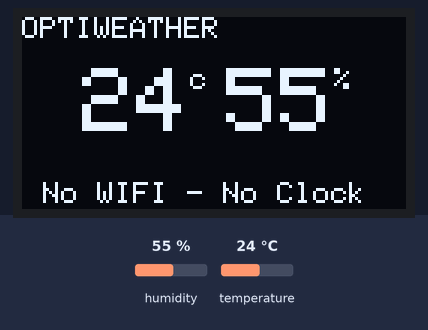
Recording of a sketch running on a simulated ESP8266 (NodeMCU). Shown: 128×64 one-colour display. The inputs (shaded band) are chosen by the test bench; at power-on: humidity 55 %, temperature 24 °C. WiFi joins after 1.5 s; servers stay silent unless stated; the display library's start-up logo is not drawn.

Above: at 2.7 s.
2.8 s: humidity set to 22 %
At 10.9 s:
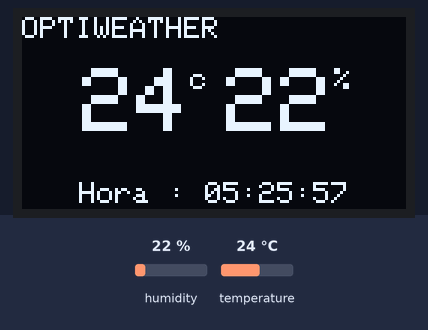
15.2 s: temperature set to 12 °C
At 18.2 s:
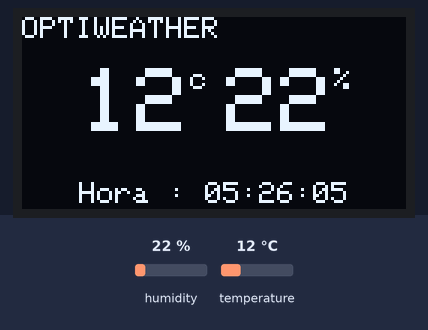
23.7 s: humidity set to 40 %
At 25.5 s:
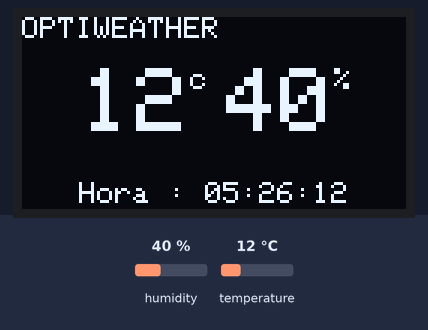
32.2 s: temperature set to 19 °C
At 32.7 s:
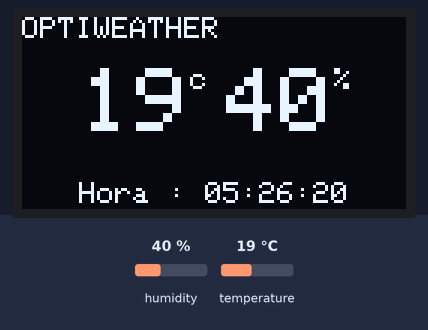
Timing chart, 0 to 35.2 s (numbered marks = the images above; inputs shaded):
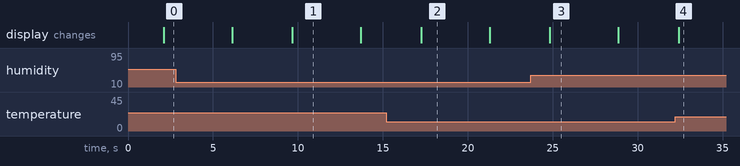

The sketch:

Oled_Optical.ino
```cpp
#include <Adafruit_SSD1306.h>
#include <Adafruit_Sensor.h>
#include <ESP8266WiFi.h>
#include <WiFiUdp.h>
#include <SPI.h>
#include <Wire.h>
#include <Adafruit_GFX.h>
#include <DHT.h>
#include <DHT_U.h>
#include <EEPROM.h>

#define DHTTYPE DHT11
#define DHTPIN 1 //GPIO1-Tx
DHT dht(DHTPIN, DHTTYPE);

#define OLED_RESET LED_BUILTIN
Adafruit_SSD1306 display(OLED_RESET);

#define NUMFLAKES 10
#define XPOS 0
#define YPOS 1
#define DELTAY 2

#define LOGO16_GLCD_HEIGHT 16
#define LOGO16_GLCD_WIDTH  16

int h = 0;
int t = 0;
int f = 0;
byte hum = 0;
byte tempe = 0;

byte letra = 0;
byte valorByte = 0;

bool toggle = false;
bool medidor = false;

char ssid[] = "EMR";  //  your network SSID (name)
char pass[] = "12345678";       // your network password

unsigned int localPort = 2390;      // local port to listen for UDP packets

IPAddress timeServerIP; // time.nist.gov NTP server address

const char* ntpServerName = "time.nist.gov"; //time.nist.gov

const int NTP_PACKET_SIZE = 48; // NTP time stamp is in the first 48 bytes of the message

byte packetBuffer[ NTP_PACKET_SIZE]; //buffer to hold incoming and outgoing packets

// A UDP instance to let us send and receive packets over UDP
WiFiUDP udp;

long horaActual = 0;
long minutoActual = 0;
long segundoActual = 0;

String strHora = "";
String strHoraActual = "";

int cuenta =0;

byte lecturaTemp[127]={0};
byte lecturaHum[127]={0};

int tempOhum = 0;

const int ancho = 1 ;

int k = 0;


#if (SSD1306_LCDHEIGHT != 64)
#error("Height incorrect, please fix Adafruit_SSD1306.h!");
#endif


void barChartTemp(){
      display.clearDisplay();
      display.setCursor(0,0);
      display.setTextSize(1);
      display.print("Grafico-temperatura");
      for (int j=0 ; j<128 ; j++)
        {  int X0 = 127-(ancho * j) ;
           int X1 = ancho ;
           byte H = (lecturaTemp[127-j]*50)/50;
           display.fillRect( X0,64-H ,X1 , 64, 1 );//49
        }
      display.drawLine(0, 63, 127, 63, 1);
      display.display();
      delay(1*3*1000); /////////////////////// m, s, ms

   }

void barChartHum(){
      display.clearDisplay();
      display.setCursor(0,0);
      display.setTextSize(1);
      display.print("Grafico-humedad");
      for (int j=0 ; j<128 ; j++)
        {  int X0 = 127-(ancho * j) ;
           int X1 = ancho ;
           byte H = (lecturaHum[127-j]*40)/100;
           display.fillRect( X0,64-H,X1 , 64, 1 );
        }
      display.drawLine(0, 63, 127, 63, 1);
      display.display();
      delay(1*3*1000); /////////////////////// m, s, ms

   }
/////////////////////  TEMPERATURA HUMEDAD    /////////////////////

void temperaturaHumedadNoHora(){
      display.setTextSize(1);
      display.setCursor(0,0);
      display.println("OPTIWEATHER");
      // Reading temperature or humidity takes about 250 milliseconds!
      // Sensor readings may also be up to 2 seconds 'old' (its a very slow sensor)
      dht.begin();
      delay(2000);
      float h = dht.readHumidity();
      float t = dht.readTemperature();
      if (isnan(t)){t=100;}
      if (isnan(h)){h=100;}
      desplazaYgraba(t,h);

      display.setTextSize(3);
      display.setCursor(20,17);

      display.print(lecturaTemp[127]);
      display.setTextSize(1);
      display.print("c");
      display.print(" ");
      display.setTextSize(3);
      display.print(lecturaHum[127]);
      display.setTextSize(1);
      display.println("%");
      display.setCursor(7,55);
      display.setTextSize(1);
      display.print(strHoraActual);
      display.display();
      delay(1*4*1000); /////////////////////// m, s, ms

}

void desplazaYgraba (int valort,int valorh){
  for (k= 0; k<127; k++){
    lecturaTemp[k] = lecturaTemp[k+1];
    lecturaHum[k] = lecturaHum[k+1];
  }
  lecturaTemp[k] = valort;
  lecturaHum[k] = valorh;
}

void testopticalnetwork() {
      display.setTextSize(2);
      display.setTextColor(WHITE);
      display.setCursor(22,16);
      display.clearDisplay();
      display.println("OPTICAL");
      display.setCursor(19,28);
      display.println("networks");
      display.display();
      delay(500);
      display.clearDisplay();
}

void testMonitoreo() {
      display.setTextSize(2);
      display.setTextColor(WHITE);
      display.setCursor(10,0);
      display.clearDisplay();
      display.println("SSD:");
      display.setCursor(10,24);
      display.println("IP:");
      display.setCursor(10,44);
      display.println("ID:");
      display.display();
      delay(1000);
      display.clearDisplay();
}

/////////////////////  OPTICAL SCROLL    /////////////////////

void testscrollopticalnetwork(void) {
  display.setTextSize(2 );
  display.setTextColor(WHITE);
  //
  display.setCursor(10,16);
  display.clearDisplay();
  display.println("OPTICAL");
  display.setCursor(3,28);
  display.println("networks");
  display.display();
  //
  /*display.setCursor(10,0);
  display.clearDisplay();
  display.println("OPTICAL");
  display.println(" network");
  display.display();*/
  delay(1000);

  display.startscrollright(0x00, 0x0F);
  delay(2000);
  display.stopscroll();
  delay(1000);
  display.startscrollleft(0x00, 0x0F);
  delay(2000);
  display.stopscroll();
  delay(1000);
  display.startscrolldiagright(0x00, 0x07);
  delay(2000);
  display.startscrolldiagleft(0x00, 0x07);
  delay(2000);
  display.startscrolldiagright(0x00, 0x07);
  delay(2000);
  display.startscrolldiagleft(0x00, 0x07);
  delay(2000);
  display.startscrolldiagright(0x00, 0x07);
  delay(2000);
  display.startscrolldiagleft(0x00, 0x06);
  delay(2000);
  display.stopscroll();
}

/////////////////////  OBTENER HORA    /////////////////////

String hora(){
  strHora = "";
  //get a random server from the pool
  udp.begin(localPort);
  WiFi.hostByName(ntpServerName, timeServerIP);

  sendNTPpacket(timeServerIP); // send an NTP packet to a time server
  // wait to see if a reply is available
  delay(1000);

  int cb = udp.parsePacket();

  if (!cb) {
    return "-no packet yet-";
  }
  else {
    // We've received a packet, read the data from it
    udp.read(packetBuffer, NTP_PACKET_SIZE); // read the packet into the buffer
    //the timestamp starts at byte 40 of the received packet and is four bytes,
    // or two words, long. First, esxtract the two words:
    unsigned long highWord = word(packetBuffer[40], packetBuffer[41]);
    unsigned long lowWord = word(packetBuffer[42], packetBuffer[43]);
    // combine the four bytes (two words) into a long integer
    // this is NTP time (seconds since Jan 1 1900):
    unsigned long secsSince1900 = (highWord + 5) << 16 | lowWord;
    // now convert NTP time into everyday time:
    // Unix time starts on Jan 1 1970. In seconds, that's 2208988800:
    const unsigned long seventyYears = 2208988800UL;
    // subtract seventy years:
    unsigned long epoch = secsSince1900 - seventyYears;
    // print Unix time:
    // print the hour, minute and second:
    horaActual = ((epoch  % 86400L) / 3600);
    minutoActual = ((epoch  % 3600) / 60);
    segundoActual = (epoch % 60);
  }
  if (horaActual<10)strHora.concat("0");
  strHora.concat(horaActual);
  strHora.concat(":");
  if (minutoActual<10)strHora.concat("0");
  strHora.concat(minutoActual);
  strHora.concat(":");
  if (segundoActual<10)strHora.concat("0");
  strHora.concat(segundoActual);
  return strHora;
}

// send an NTP request to the time server at the given address
unsigned long sendNTPpacket(IPAddress& address){
  // set all bytes in the buffer to 0
  memset(packetBuffer, 0, NTP_PACKET_SIZE);
  // Initialize values needed to form NTP request
  // (see URL above for details on the packets)
  packetBuffer[0] = 0b11100011;   // LI, Version, Mode
  packetBuffer[1] = 0;     // Stratum, or type of clock
  packetBuffer[2] = 6;     // Polling Interval
  packetBuffer[3] = 0xEC;  // Peer Clock Precision
  // 8 bytes of zero for Root Delay & Root Dispersion
  packetBuffer[12]  = 49;
  packetBuffer[13]  = 0x4E;
  packetBuffer[14]  = 49;
  packetBuffer[15]  = 52;

  // all NTP fields have been given values, now
  // you can send a packet requesting a timestamp:
  udp.beginPacket(address, 123); //NTP requests are to port 123
  udp.write(packetBuffer, NTP_PACKET_SIZE);
  udp.endPacket();
}


void setup(){
  Wire.begin(0  ,2); //esp8266
  pinMode(1,INPUT);//esp8266
  display.begin();  // initialize with the I2C addr 0x3D (for the 128x64)
  display.display();
  display.clearDisplay();
  dht.begin();
  //testscrollopticalnetwork();
  display.clearDisplay();
}

void loop(){
       display.setTextSize(2 );
      display.setTextColor(WHITE);
        if (WiFi.status() != WL_CONNECTED)WiFi.begin(ssid, pass);
        strHoraActual = "No WIFI - No Clock";
        if (WiFi.status() == WL_CONNECTED){
           strHoraActual = "  Hora : " + hora();
        }

        temperaturaHumedadNoHora();
        testopticalnetwork();
}
```

Measured:
- after the input at 15.2 s, the display: changes after 2.1 s (image 2)
- after the input at 23.7 s, the display: changes after 1.1 s (image 3)
- what the display in image 1 shows lasts 4.0 s, from 9.7 s to 13.7 s
